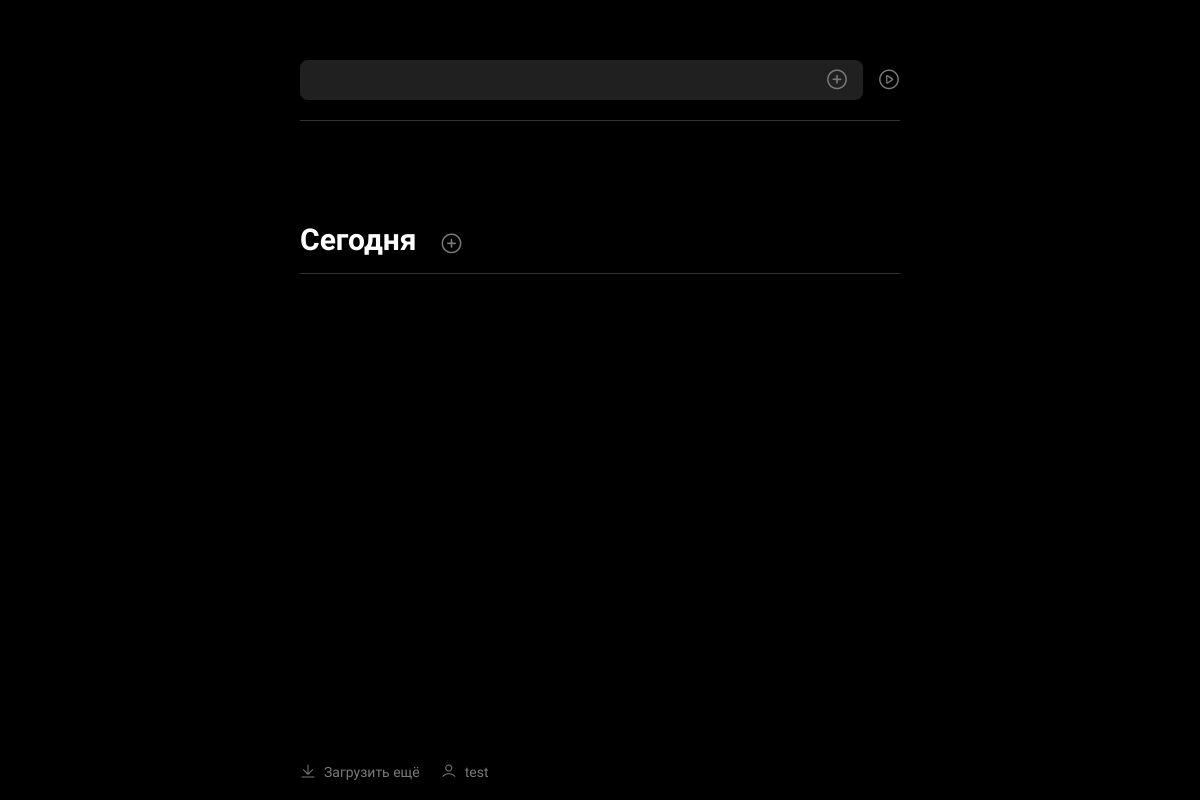
/ (signed in), run on an earlier commit of the app's database.
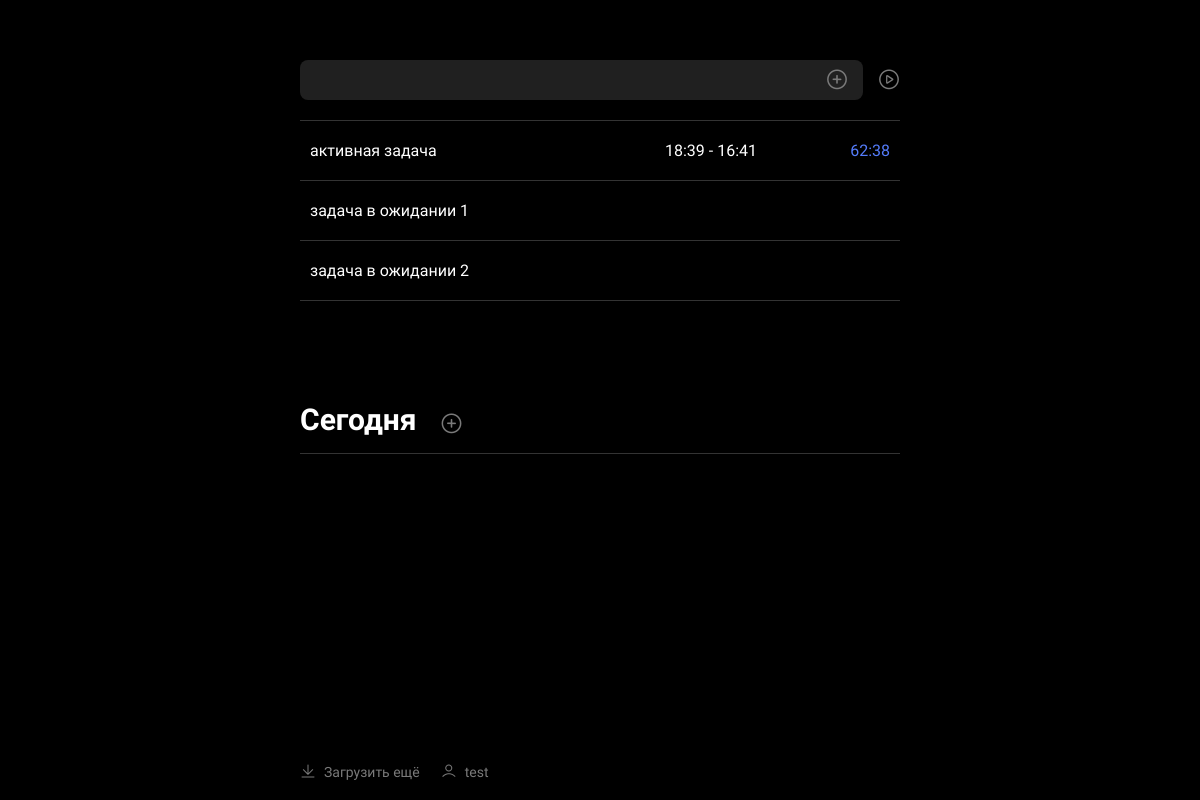
And on a later commit of the database.
### main_app/models.py (models this page shows, shortened)
class TaskList(models.Model):
    user = models.ForeignKey(User, on_delete=models.CASCADE, related_name='tasks')
    task_name = models.CharField(max_length=255)
    creation_time = models.DateTimeField(auto_now_add=True)
    task_current_time = models.DateTimeField(null=True)
    is_active = models.BooleanField(default=False)
    is_completed = models.BooleanField(default=False)
    order = models.IntegerField(default=100000)
    completed_task_start_time = models.DateTimeField(null=True, blank=True)
    completed_task_end_time = models.DateTimeField(null=True, blank=True)
    def __str__(self):
        return self.task_name
    class Meta:
        verbose_name = 'Список задач'
        verbose_name_plural = 'Список задач'
    def get_active_task_start_time(self):
        if not self.task_current_time:
            self.task_current_time = timezone.now()
            self.save()
        local_time = timezone.localtime(self.task_current_time, timezone=timezone.get_current_timezone())
        return local_time.strftime('%H:%M')
    @staticmethod
    def get_active_task_current_time():
        return datetime.now().strftime('%H:%M')
    def get_active_task_time_difference(self):
        time_difference = timezone.now() - self.creation_time
        return timedelta_to_minutes_and_seconds(time_difference)

### main_app/views.py (the view)
# urls.py: path('', views.index, name='index'),
@require_GET
@login_required
def index(request):
    active_task = TaskList.objects.filter(user=request.user, is_active=True).first()
    pending_tasks = TaskList.objects.filter(user=request.user, is_active=False, is_completed=False).order_by('order')
    completed_tasks_with_time = TaskList.objects.filter(
        user=request.user,
        is_completed=True,
        completed_task_start_time__date=today.date()
    ).order_by('-completed_task_start_time')
    completed_tasks_total_time = get_completed_tasks_total_time(completed_tasks_with_time)
    completed_tasks_no_time = TaskList.objects.filter(
        user=request.user,
        is_completed=True,
        creation_time__date=today.date(),
        completed_task_start_time__isnull=True
    )
    form = ChangeLoginAndPasswordForm(request.POST)
    return render(request, 'main_app/index.html', {
        'active_task': active_task,
        'pending_tasks': pending_tasks,
        'completed_tasks_with_time': completed_tasks_with_time,
        'completed_tasks_total_time': completed_tasks_total_time,
        'completed_tasks_no_time': completed_tasks_no_time,
        'month_day': today.date().day,
        'month': MONTHS.get(today.date().month),
        'form': form,
    })

### main_app/utils.py (called while the page is built)
def timedelta_to_minutes_and_seconds(td):
    minutes = td.seconds // 60
    seconds = td.seconds % 60
    return '{:02}:{:02}'.format(minutes, seconds)

def get_completed_tasks_total_time(completed_tasks):
    total_seconds = sum(
        (task.completed_task_end_time - task.completed_task_start_time).total_seconds()
        for task in completed_tasks
    )
    hours = total_seconds // 3600
    minutes = (total_seconds % 3600) // 60
    return f'{int(hours)} ч {int(minutes)} м' if hours > 0 else f'{int(minutes)} м'

### users/forms.py (called while the page is built, shortened)
    def clean_username(self):
        username = self.cleaned_data.get('username')
        if username:
            if User.objects.filter(username=username).exists():
                raise forms.ValidationError('Пользователь с таким именем уже существует')
        return username

    def clean_new_password2(self):
        new_password1 = self.cleaned_data.get('new_password1')
        new_password2 = self.cleaned_data.get('new_password2')
        return new_password2

    def clean(self):
        cleaned_data = super().clean()
        new_password1 = cleaned_data.get('new_password1')
        new_password2 = cleaned_data.get('new_password2')
        if new_password1 and new_password2:
            if new_password1 != new_password2:
                self.add_error('new_password1', ' ')
        if (new_password1 and not new_password2) or (not new_password1 and new_password2):
            self.add_error('new_password1', ' ')
            self.add_error('new_password2', 'Необходимо заполнить оба поля пароля')
        return cleaned_data

### main_app/templates/main_app/index.html (shortened to what this page needs)
{% extends 'base.html' %}
{% load custom_filters %}
{% block content %}
<main class="main">
    <div class="container">
        <div class="tasks">
            <div class="tasks__form">
                <form method="POST" id="tasks__form">
                    <input type="text" class="input" name="task_name">
                    <i class="_icon-plus plus-icon" onclick="addPendingTask()"></i>
                    <i class="_icon-play warning-popup" onclick="addActiveTask()" href="#warning-popup"></i>
                </form>
            </div>
            <div class="tasks__block active__tasks">
                <ul class="tasks__block__list sortable__list" id="upper__tasks__block__list">
                    {% if active_task %}
                    <li class="tasks__block__list__item list__item active__task">
                        <a href="#" class="list__item__link" data-item-id="{{ active_task.pk }}">
                            <div class="list__item__title">
                                {{ active_task }}
                            </div>
                            <div class="list__item__strend">
                                {{ active_task.get_active_task_start_time }} -
                                {{ active_task.get_active_task_current_time }}
                            </div>
                            <div class="list__item__spendtime">
                                <p>{{ active_task.get_active_task_time_difference }}</p>
                            </div>
                        </a>
                    </li>
                    {% endif %}
                    {% for task in pending_tasks %}
                    <li class="tasks__block__list__item list__item waiting-task">
                        <a href="#edit-task-popup" class="list__item__link popup-link" data-item-id="{{ task.pk }}">
                            <div class="list__item__title">{{ task }}</div>
                        </a>
                    </li>
                    {% endfor %}
                </ul>
            </div>
            <div class="tasks__block">
                <div class="tasks__block__info">
                    <div class="tasks__block__info__title">
                        <h2>Сегодня</h2>
                        <a href="#add-completed-task-popup" class="popup-link">
                            <i class="_icon-plus"></i>
                        </a>
                    </div>
                </div>
            </div>
        </div>
    </div>
</main>
{% endblock content %}
{% block footer %}
<footer class="footer">
    <div class="container">
        <ul class="footer__options">
            <li class="footer__options__item download-more">
                <a href="#">
                    <i class="_icon-download"></i>
                    <p>Загрузить ещё</p>
                </a>
            </li>
            <li class="footer__options__item">
                <a href="#profile-edit-popup" class="popup-link">
                    <i class="_icon-user"></i>
                    {% if user.is_authenticated %}
                    <p>{{ user.username }}</p>
                    {% else %}
                    <i class="_icon-user"></i>
                    <p><a href="{% url 'users:login' %}">Войти</a></p>
                    {% endif %}
                </a>
            </li>
        </ul>
    </div>
</footer>
{% endblock footer %}

### templates/base.html (shortened to what this page needs)
{% load static %}
<!DOCTYPE html>
<html lang="en">
<head>
    <link href="{% static 'main_app/css/style.css' %}" rel="stylesheet"/>
</head>
<body>
{% block content %}{% endblock content %}
{% block footer %}{% endblock footer %}
</body>
</html>

### main_app/static/main_app/css/style.css (style rules this page uses)
[class^=_icon-], [class*=" _icon-"] { font-size: 22px; line-height: 0; cursor: pointer; }
[class^=_icon-]::before, [class*=" _icon-"]::before { font-family: "icomoon" !important; speak: never; font-style: normal; font-weight: normal; font-variant: normal; text-transform: none; -webkit-font-smoothing: antialiased; -moz-osx-font-smoothing: grayscale; }
._icon-download:before { content: "\e900"; color: #7a7a7a; }
._icon-play:before { content: "\e903"; color: #7a7a7a; }
._icon-plus:before { content: "\e904"; color: #7a7a7a; }
._icon-user:before { content: "\e908"; color: #7a7a7a; }
html, body { height: 100%; }
body { background-color: #000; font-family: "Roboto", sans-serif; font-size: 14px; color: #fff; min-height: 100%; display: -ms-grid; display: grid; -ms-grid-rows: auto 1fr auto; grid-template-rows: auto 1fr auto; -ms-grid-columns: 100%; grid-template-columns: 100%; margin: 0; }
h1, h2, h3, h4, h5, h6 { font-weight: bold; margin: 0; }
ul, li { margin: 0; padding: 0; list-style-type: none; }
.container { position: relative; max-width: 600px; margin: 0 auto; padding: 0px 51px; height: 100%; }
input { all: unset; }
p { margin: 0px; }
a { color: inherit; text-decoration: none; }
.input { padding: 12px 15px; border-radius: 8px; background-color: #202020; }
.input::placeholder { color: #fff; }
.footer { padding: 20px 0; }
.footer__options { font-size: 14px; color: #7A7A7A; display: -webkit-box; display: -ms-flexbox; display: flex; -ms-flex-wrap: wrap; flex-wrap: wrap; gap: 21px; }
.footer__options__item a { display: -webkit-box; display: -ms-flexbox; display: flex; -webkit-box-align: center; -ms-flex-align: center; align-items: center; gap: 8px; }
.footer__options__item a i { font-size: 16px; }
.tasks { padding: 60px 0; }
.tasks__form { padding-bottom: 20px; border-bottom: 1px solid #333333; }
.tasks__form form { position: relative; display: -webkit-box; display: -ms-flexbox; display: flex; gap: 15px; -webkit-box-align: center; -ms-flex-align: center; align-items: center; }
.tasks__form form .plus-icon { position: absolute; top: 50%; right: 52px; -webkit-transform: translateY(-50%); -ms-transform: translateY(-50%); transform: translateY(-50%); }
.tasks__form form input { -webkit-box-flex: 1; -ms-flex-positive: 1; flex-grow: 1; }
.tasks__block { font-size: 16px; }
.tasks__block__info { display: -webkit-box; display: -ms-flexbox; display: flex; -webkit-box-pack: justify; -ms-flex-pack: justify; justify-content: space-between; -webkit-box-align: center; -ms-flex-align: center; align-items: center; padding-bottom: 16px; border-bottom: 1px solid #333333; }
.tasks__block__info__title { font-size: 20px; display: -webkit-box; display: -ms-flexbox; display: flex; -webkit-box-align: center; -ms-flex-align: center; align-items: center; gap: 12px; position: relative; }
.tasks__block__info__title i { position: absolute; top: 63%; -webkit-transform: translateY(-50%); -ms-transform: translateY(-50%); transform: translateY(-50%); right: -34px; }
.tasks__block__list__item:last-child { border-bottom: 1px solid #333333; }
.tasks__block__list__item + .tasks__block__list__item { border-top: 1px solid #333333; }
.tasks__block + .tasks__block { margin-top: 101px; }
.list__item__link { padding: 20px 10px; display: -webkit-box; display: -ms-flexbox; display: flex; -ms-flex-wrap: wrap; flex-wrap: wrap; row-gap: 11px; }
.list__item__title { -ms-flex-preferred-size: 282px; flex-basis: 282px; -webkit-box-flex: 1; -ms-flex-positive: 1; flex-grow: 1; }
.list__item__spendtime { -webkit-box-flex: 1; -ms-flex-positive: 1; flex-grow: 1; -ms-flex-preferred-size: 60px; flex-basis: 60px; text-align: right; color: #547CFB; position: relative; }
.list__item__strend { -webkit-box-flex: 0; -ms-flex-positive: 0; flex-grow: 0; padding-left: 5px; padding-right: 5px; }

What changed in the data, as far as the page shows it:
added TaskList: task_name "активная задача", get_active_task_start_time "18:39", get_active_task_current_time "16:41", get_active_task_time_difference "62:38"
added TaskList: task_name "задача в ожидании 1"
added TaskList: task_name "задача в ожидании 2"
